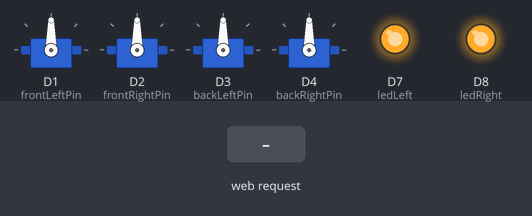
This sketch was run on a simulated ESP8266 (NodeMCU). On the bench: 4 × servo, output pins drawn as LEDs (lit = HIGH). Inputs (shaded band) come from the test bench. What the sketch prints to the serial monitor is not drawn.

Above: at 1.9 s.
2.0 s: HTTP request GET /C received
At 2.17 s:
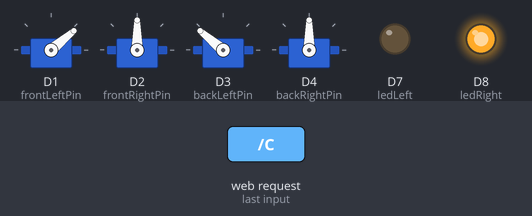
5.0 s: HTTP request GET /X received
At 5.07 s:
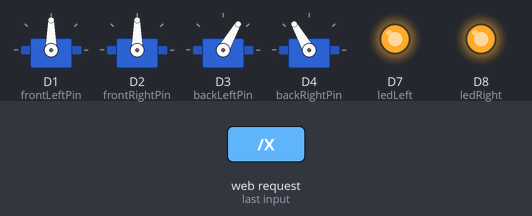
8.0 s: HTTP request GET /H received
At 8.35 s:
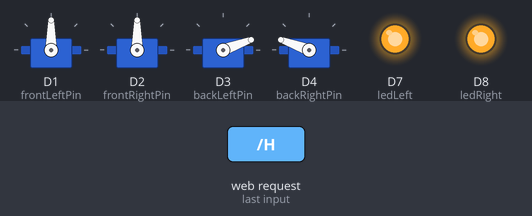
11.0 s: HTTP request GET /D received
At 12.5 s:
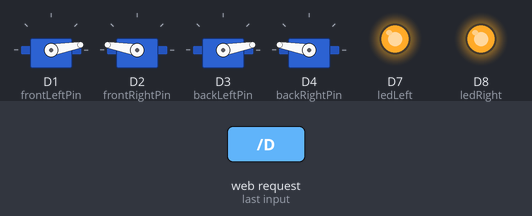
12.8 s: HTTP request GET /joystick?x=120&y=120 received
At 12.97 s:
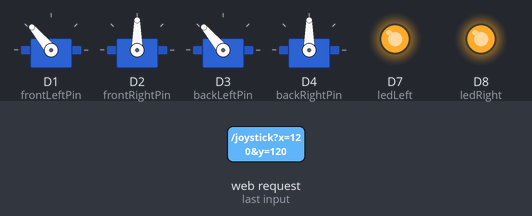
14.8 s: HTTP request GET /H?x=1&y=1 received
At 15.4 s:
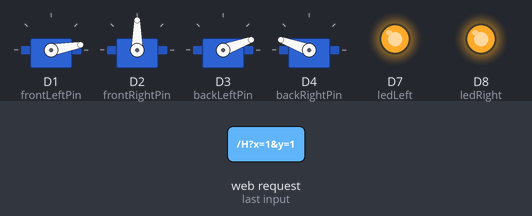
Timing chart, 0 to 18.0 s (numbered marks = the images above; inputs shaded):
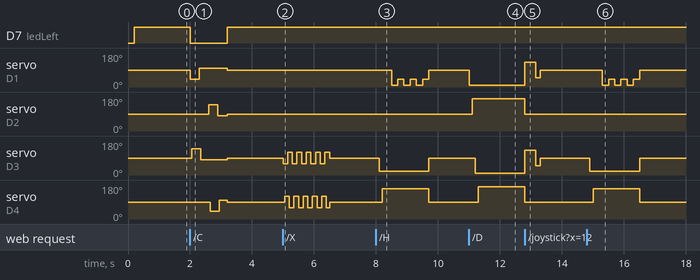

The sketch:

QuaddleCode.ino
```cpp
#include <ESP8266WiFi.h>
#include <ESP8266WebServer.h>
#include <Servo.h>

const char* ssid = "Quadruped-Robot";
const char* password = "robot123";

ESP8266WebServer server(80);

Servo frontLeftServo;
Servo frontRightServo;
Servo backLeftServo;
Servo backRightServo;

const int frontLeftPin  = D1;
const int frontRightPin = D2;
const int backLeftPin   = D3;
const int backRightPin  = D4;

const int ledLeft  = D7;
const int ledRight = D8;

int midPos = 90;

enum RobotMotion {
  MOTION_STOP,
  MOTION_FORWARD,
  MOTION_BACKWARD,
  MOTION_LEFT,
  MOTION_RIGHT
};

RobotMotion currentMotion = MOTION_STOP;

unsigned long lastStepTime = 0;
unsigned long lastJoystickCommand = 0;

const unsigned long stepInterval = 350;
const unsigned long commandTimeout = 500;

bool walkingStep = false;

int limitAngle(int angle) {
  if (angle < 10) return 10;
  if (angle > 170) return 170;
  return angle;
}

void stopRobot() {

  currentMotion = MOTION_STOP;
  walkingStep = false;

  frontLeftServo.write(midPos);
  frontRightServo.write(midPos);
  backLeftServo.write(midPos);
  backRightServo.write(midPos);

  digitalWrite(ledLeft, HIGH);
  digitalWrite(ledRight, HIGH);
}

void forwardStep() {

  if (!walkingStep) {
    frontLeftServo.write(limitAngle(midPos + 45));
    frontRightServo.write(limitAngle(midPos - 45));
    backLeftServo.write(limitAngle(midPos - 45));
    backRightServo.write(limitAngle(midPos + 45));
    walkingStep = true;
  }
  else {
    frontLeftServo.write(limitAngle(midPos - 45));
    frontRightServo.write(limitAngle(midPos + 45));
    backLeftServo.write(limitAngle(midPos + 45));
    backRightServo.write(limitAngle(midPos - 45));
    walkingStep = false;
  }
}

void backwardStep() {

  if (!walkingStep) {
    frontLeftServo.write(limitAngle(midPos - 45));
    frontRightServo.write(limitAngle(midPos + 45));
    backLeftServo.write(limitAngle(midPos + 45));
    backRightServo.write(limitAngle(midPos - 45));
    walkingStep = true;
  }
  else {
    frontLeftServo.write(limitAngle(midPos + 45));
    frontRightServo.write(limitAngle(midPos - 45));
    backLeftServo.write(limitAngle(midPos - 45));
    backRightServo.write(limitAngle(midPos + 45));
    walkingStep = false;
  }
}

void leftStep() {

  if (!walkingStep) {
    frontRightServo.write(limitAngle(midPos - 40));
    backRightServo.write(limitAngle(midPos - 40));
    frontLeftServo.write(midPos);
    backLeftServo.write(midPos);
    walkingStep = true;
  }
  else {
    frontRightServo.write(limitAngle(midPos + 40));
    backRightServo.write(limitAngle(midPos + 40));
    frontLeftServo.write(midPos);
    backLeftServo.write(midPos);
    walkingStep = false;
  }
}

void rightStep() {

  if (!walkingStep) {
    frontLeftServo.write(limitAngle(midPos + 40));
    backLeftServo.write(limitAngle(midPos + 40));
    frontRightServo.write(midPos);
    backRightServo.write(midPos);
    walkingStep = true;
  }
  else {

    frontLeftServo.write(limitAngle(midPos - 40));
    backLeftServo.write(limitAngle(midPos - 40));
    frontRightServo.write(midPos);
    backRightServo.write(midPos);
    walkingStep = false;
  }
}

void updateMotion() {

  if (currentMotion == MOTION_STOP) {
    return;
  }

  unsigned long currentTime = millis();

  if (currentTime - lastStepTime >= stepInterval) {
    lastStepTime = currentTime;
    if (currentMotion == MOTION_FORWARD) {
      forwardStep();
    }
    else if (currentMotion == MOTION_BACKWARD) {
      backwardStep();
    }
    else if (currentMotion == MOTION_LEFT) {
      leftStep();
    }
    else if (currentMotion == MOTION_RIGHT) {
      rightStep();
    }
  }
}

void wave() {

  stopRobot();

  digitalWrite(ledLeft, LOW);

  frontLeftServo.write(limitAngle(midPos - 50));
  delay(50);
  backLeftServo.write(limitAngle(midPos + 50));
  delay(250);
  frontLeftServo.write(limitAngle(midPos + 10));
  delay(50);
  backLeftServo.write(limitAngle(midPos - 10));
  delay(250);
  frontRightServo.write(limitAngle(midPos + 50));
  delay(50);
  backRightServo.write(limitAngle(midPos - 50));
  delay(250);
  frontRightServo.write(limitAngle(midPos - 10));
  delay(50);
  backRightServo.write(limitAngle(midPos + 10));
  delay(250);
  digitalWrite(ledLeft, HIGH);

  stopRobot();
}

void hi() {

  stopRobot();

  delay(100);

  backLeftServo.write(limitAngle(20));
  delay(100);
  backRightServo.write(limitAngle(160));
  delay(300);

  for (int i = 0; i < 3; i++) {
    frontLeftServo.write(limitAngle(10));
    delay(200);
    frontLeftServo.write(limitAngle(40));
    delay(200);
  }

  stopRobot();
}

void sit() {

  stopRobot();

  frontLeftServo.write(limitAngle(10));
  delay(100);
  frontRightServo.write(limitAngle(170));
  delay(100);
  backLeftServo.write(limitAngle(10));
  delay(100);
  backRightServo.write(limitAngle(170));
  delay(500);
}

void shakeTail() {

  stopRobot();

  for (int i = 0; i < 5; i++) {

    backLeftServo.write(limitAngle(midPos - 30));
    delay(50);
    backRightServo.write(limitAngle(midPos + 30));
    delay(100);
    backLeftServo.write(limitAngle(midPos + 30));
    delay(50);
    backRightServo.write(limitAngle(midPos - 30));
    delay(100);
  }

  stopRobot();
}

void handleJoystick() {

  if (!server.hasArg("x") || !server.hasArg("y")) {
    server.send(400, "text/plain", "Missing joystick data");
    return;
  }

  int x = server.arg("x").toInt();
  int y = server.arg("y").toInt();

  lastJoystickCommand = millis();

  const int deadZone = 25;

  if (abs(x) < deadZone && abs(y) < deadZone) {
    stopRobot();
    server.send(200, "text/plain", "STOP");
    return;
  }

  if (abs(y) > abs(x)) {
    if (y < 0) {
      currentMotion = MOTION_FORWARD;
    }
    else {
      currentMotion = MOTION_BACKWARD;
    }

  }
  else {
    if (x < 0) {
      currentMotion = MOTION_LEFT;
    }
    else {
      currentMotion = MOTION_RIGHT;
    }
  }

  server.send(200, "text/plain", "OK");
}

void handleRoot() {

  String html = R"rawliteral(

<!DOCTYPE html>
<html>
<head>
<meta name="viewport" content="width=device-width, initial-scale=1.0, maximum-scale=1.0, user-scalable=no">
<title>Quadruped Robot</title>
<style>
* {
    box-sizing: border-box;
    -webkit-user-select: none;
    user-select: none;
}
body {
    margin: 0;
    background: #121212;
    color: white;
    font-family: Arial, sans-serif;
    text-align: center;
    overflow: hidden;
}
h1 {
    font-size: 25px;
    margin: 18px 0 5px 0;
}
.status {
    font-size: 16px;
    color: #aaaaaa;
    margin-bottom: 10px;
}
#joystick {
    width: 260px;
    height: 260px;
    background: #252525;
    border: 3px solid #444;
    border-radius: 50%;
    margin: 15px auto;
    position: relative;
    touch-action: none;
    box-shadow: inset 0 0 30px #111;
}
#stick {
    width: 95px;
    height: 95px;
    background: #3498db;
    border-radius: 50%;
    position: absolute;
    left: 50%;
    top: 50%;
    transform: translate(-50%, -50%);
    box-shadow: 0 5px 15px #000;
    touch-action: none;
}
.centerDot {
    width: 10px;
    height: 10px;
    background: #777;
    border-radius: 50%;
    position: absolute;
    left: 50%;
    top: 50%;
    transform: translate(-50%, -50%);
}
.actions {
    margin-top: 10px;
}
button {
    width: 85px;
    height: 55px;
    margin: 5px;
    border: none;
    border-radius: 12px;
    color: white;
    font-size: 14px;
    background: #9b59b6;
}
button:active {
    transform: scale(0.95);
}
.stop {
    background: #e74c3c;
}
</style>
</head>
<body>
<h1>Quadruped Robot</h1>
<div class="status" id="status">
STOPPED
</div>
<div id="joystick">
    <div class="centerDot"></div>
    <div id="stick"></div>
</div>
<div class="actions">
<button onclick="action('/C')">WAVE</button>
<button onclick="action('/X')">SHAK</button>
<button onclick="action('/H')">HI</button>
<button onclick="action('/D')">SIT</button>
</div>
<button class="stop" onclick="stopRobot()">STOP</button>
<script>
const joystick = document.getElementById("joystick");
const stick = document.getElementById("stick");
const statusText = document.getElementById("status");
let dragging = false;
let sendTimer = null;
let currentX = 0;
let currentY = 0;
const maxDistance = 82;
function sendJoystick() {
    if (!dragging) return;
    fetch("/joystick?x=" + currentX + "&y=" + currentY)
    .catch(() => {});
}
function startJoystick(e) {
    e.preventDefault();
    dragging = true;
    updateJoystick(e);
    if (sendTimer === null) {
        sendTimer = setInterval(
            sendJoystick,
            100
        );
    }
}
function updateJoystick(e) {
    if (!dragging) return;
    const rect = joystick.getBoundingClientRect();
    let clientX;
    let clientY;
    if (e.touches) {
        clientX = e.touches[0].clientX;
        clientY = e.touches[0].clientY;
    } else {
        clientX = e.clientX;
        clientY = e.clientY;
    }
    let x = clientX - (rect.left + rect.width / 2);
    let y = clientY - (rect.top + rect.height / 2);
    let distance = Math.sqrt(x*x + y*y);
    if (distance > maxDistance) {
        x = x / distance * maxDistance;
        y = y / distance * maxDistance;
    }
    stick.style.left = "calc(50% + " + x + "px)";
    stick.style.top = "calc(50% + " + y + "px)";
    currentX = Math.round(x / maxDistance * 100);
    currentY = Math.round(y / maxDistance * 100);
    updateStatus();
}
function updateStatus() {
    if (Math.abs(currentX) < 20 &&
        Math.abs(currentY) < 20) {
        statusText.innerHTML = "STOPPED";
    } else if (Math.abs(currentY) > Math.abs(currentX)) {
        if (currentY < 0)
          statusText.innerHTML = "FORWARD";
        else
          statusText.innerHTML = "BACKWARD";
    } else {
        if (currentX < 0)
          statusText.innerHTML = "TURNING LEFT";
        else
          statusText.innerHTML = "TURNING RIGHT";
    }
}
function stopJoystick() {
    dragging = false;
    currentX = 0;
    currentY = 0;
    stick.style.left = "50%";
    stick.style.top = "50%";
    statusText.innerHTML = "STOPPED";
    if (sendTimer !== null) {
        clearInterval(sendTimer);
        sendTimer = null;
    }
    fetch("/joystick?x=0&y=0")
    .catch(() => {});
}
function stopRobot() {
    stopJoystick();
    fetch("/S")
    .catch(() => {});

}
function action(url) {
    stopJoystick();
    fetch(url)
    .catch(() => {});
}
joystick.addEventListener("mousedown", startJoystick);
document.addEventListener("mousemove", updateJoystick);
document.addEventListener("mouseup", stopJoystick);
joystick.addEventListener("touchstart", startJoystick, {passive:false});
document.addEventListener("touchmove", updateJoystick, {passive:false});
document.addEventListener("touchend", stopJoystick);
document.addEventListener("touchcancel", stopJoystick);
</script>
</body>
</html>
)rawliteral";

  server.send(200, "text/html", html);
}

void setup() {

  Serial.begin(115200);

  frontLeftServo.attach(frontLeftPin);
  delay(50);

  frontRightServo.attach(frontRightPin);
  delay(50);

  backLeftServo.attach(backLeftPin);
  delay(50);

  backRightServo.attach(backRightPin);
  delay(50);

  pinMode(ledLeft, OUTPUT);
  pinMode(ledRight, OUTPUT);

  digitalWrite(ledLeft, HIGH);
  digitalWrite(ledRight, HIGH);

  stopRobot();

  delay(500);

  WiFi.mode(WIFI_AP);

  WiFi.softAP(ssid, password);

  Serial.println();
  Serial.println("==============================");
  Serial.println("QUADRUPED ROBOT");
  Serial.println("==============================");

  Serial.print("WiFi Name: ");
  Serial.println(ssid);

  Serial.print("Password: ");
  Serial.println(password);

  Serial.print("Robot IP Address: ");
  Serial.println(WiFi.softAPIP());

  server.on("/", handleRoot);

  server.on("/joystick", handleJoystick);

  server.on("/S", []() {

    stopRobot();

    server.send(
      200,
      "text/plain",
      "STOP"
    );

  });

  server.on("/C", []() {

    wave();

    server.send(
      200,
      "text/plain",
      "WAVE"
    );

  });

  server.on("/X", []() {

    shakeTail();

    server.send(
      200,
      "text/plain",
      "SHAKE"
    );

  });

  server.on("/H", []() {

    hi();

    server.send(
      200,
      "text/plain",
      "HI"
    );

  });

  server.on("/D", []() {

    sit();

    server.send(
      200,
      "text/plain",
      "SIT"
    );

  });

  server.begin();

  Serial.println("Web server started");
  Serial.println("Open http://192.168.4.1");
}

void loop() {

  server.handleClient();

  updateMotion();

  if (
    currentMotion != MOTION_STOP &&
    millis() - lastJoystickCommand >
    commandTimeout
  ) {

    stopRobot();

  }
}
```

Measured:
- after the input at 2.0 s, D7 (ledLeft): HIGH → LOW at once, → HIGH 1.2 s later; servo on D1 (frontLeftPin): 90° → 40° at once, → 100° 0.30 s later, → 90° 0.90 s later
- after the input at 5.0 s, servo on D3 (backLeftPin): 90° → 60° at once, then repeats every 0.30 s: 120° 0.15 s, 60° 0.15 s, until it stays 90° from 6.5 s; servo on D4 (backRightPin): 90° → 120° after 0.05 s, → 60° 0.15 s later, → 120° 0.15 s later, → 60° 0.15 s later, … (11 changes in this stretch)
- after the input at 8.0 s, servo on D1 (frontLeftPin): 90° → 10° after 0.50 s, then repeats every 0.40 s: 40° 0.20 s, 10° 0.20 s, until it stays 90° from 9.7 s; servo on D3 (backLeftPin): 90° → 20° after 0.10 s, → 90° 1.6 s later; servo on D4 (backRightPin): 90° → 160° after 0.20 s, → 90° 1.5 s later
- after the input at 11.0 s, servo on D1 (frontLeftPin): 90° → 10° at once; servo on D2 (frontRightPin): 90° → 170° after 0.10 s; servo on D3 (backLeftPin): 90° → 10° after 0.20 s; servo on D4 (backRightPin): 90° → 170° after 0.30 s
- after the input at 12.8 s, servo on D1 (frontLeftPin), servo on D3 (backLeftPin): 10° → 130° at once, → 50° 0.35 s later, → 90° 0.15 s later; servo on D2 (frontRightPin), servo on D4 (backRightPin): 170° → 90° at once
- after the input at 14.8 s, servo on D1 (frontLeftPin): 90° → 10° after 0.50 s, then repeats every 0.40 s: 40° 0.20 s, 10° 0.20 s, until it stays 90° from 16.5 s; servo on D3 (backLeftPin): 90° → 20° after 0.10 s, → 90° 1.6 s later; servo on D4 (backRightPin): 90° → 160° after 0.20 s, → 90° 1.5 s later
